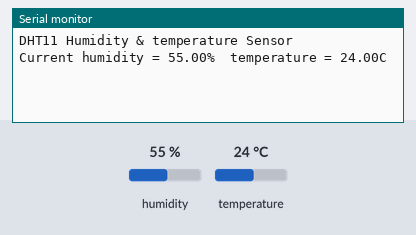
The sketch below on a simulated Arduino Uno, built with avr-gcc and run on an emulated ATmega328P. On the bench: the last lines printed to the serial monitor. Wiring (inferred from the names in the program): DHT11 sensor: data A0. Inputs (shaded band) come from the test bench; at power-on: humidity 55 %, temperature 24 °C.

Above: at 2.7 s.
2.8 s: humidity set to 22 %
At 4.6 s:
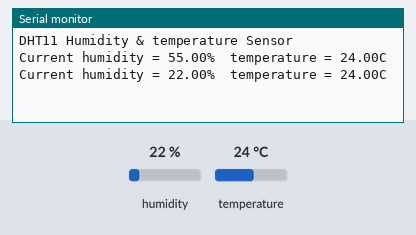
5.5 s: temperature set to 12 °C
At 7.1 s:
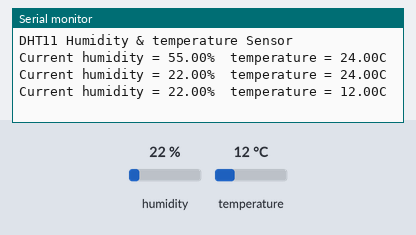
8.2 s: humidity set to 40 %
At 10.7 s:
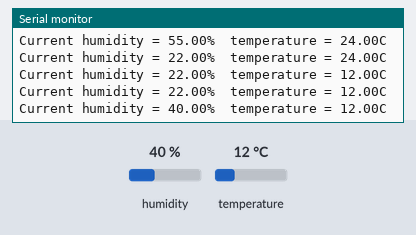
Timing chart, 0 to 12.2 s (numbered marks = the images above; inputs shaded):
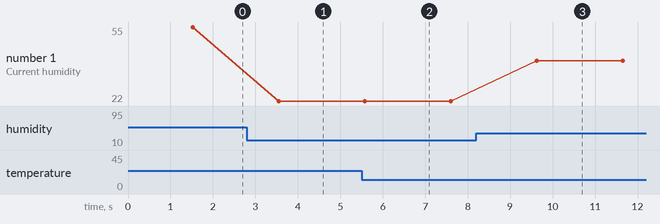

Measured:
- after the input at 2.8 s, the serial monitor: prints a new line after 0.75 s (image 1)
- after the input at 5.5 s, the serial monitor: prints a new line after 0.07 s (image 2)
- after the input at 8.2 s, the serial monitor: prints a new line after 1.4 s (image 3)
- plotted number 1: 55 → 22 after the input at 2.8 s, 22 → 40 after the input at 8.2 s

The sketch:

dht111.ino
```cpp
#include <dht.h>
#define dht_apin A0

dht DHT;

void setup()
{
  Serial.begin(9600);
  delay(500);//Delay to let system boot
  Serial.println("DHT11 Humidity & temperature Sensor\n\n");
  delay(1000);//Wait before accessing Sensor
}

void loop()
{
    DHT.read11(dht_apin);

    Serial.print("Current humidity = ");
    Serial.print(DHT.humidity);
    Serial.print("%  ");
    Serial.print("temperature = ");
    Serial.print(DHT.temperature);
    Serial.println("C  ");
    delay(2000);//minim 2 secunde
}
```
